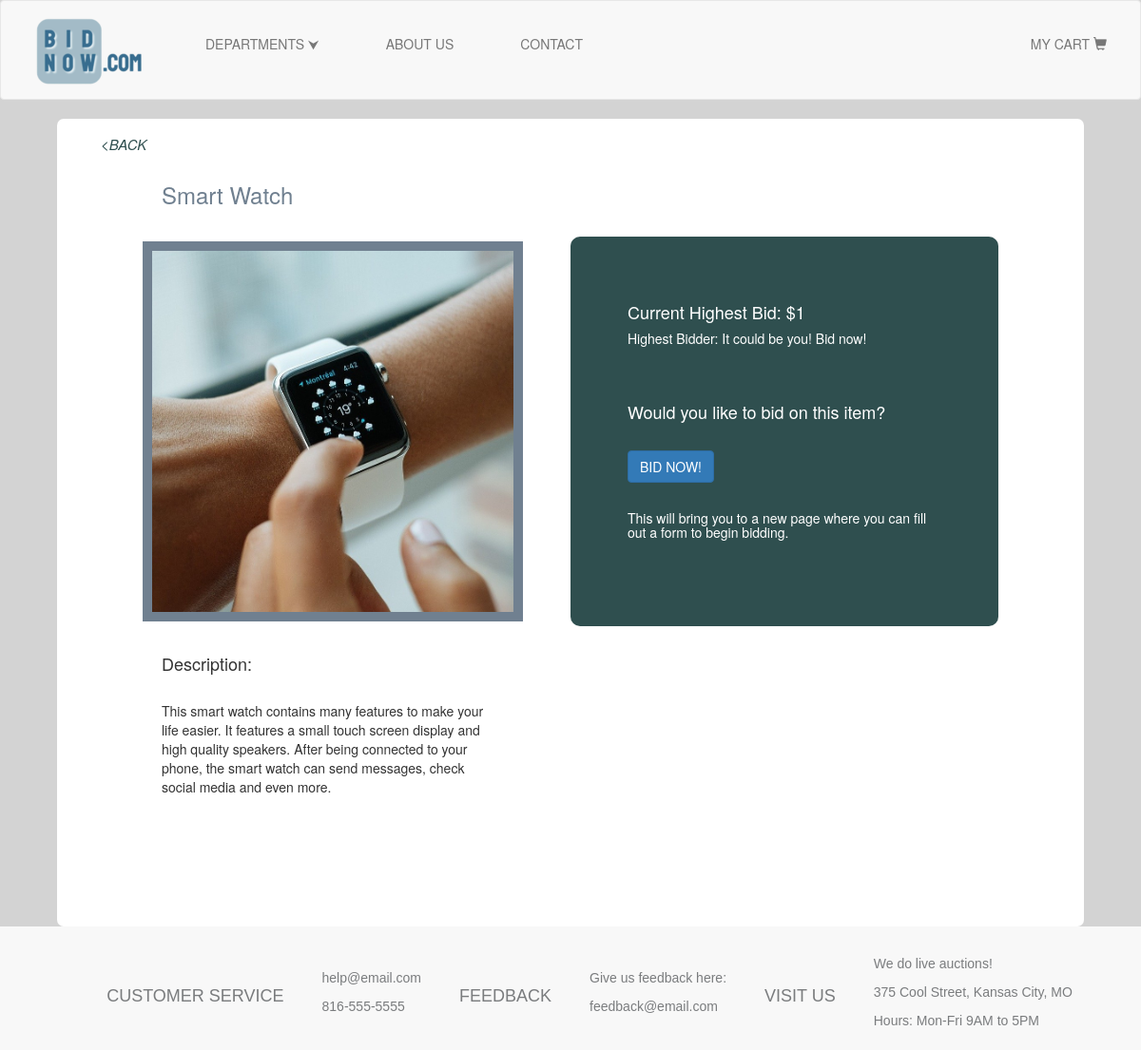
The app's page /smartwatch.php?id=1 with its own data.
### tables this page shows
CREATE TABLE Items
(
ItemID INT AUTO_INCREMENT,
ItemName VARCHAR(25) NOT NULL,
ItemDescr VARCHAR(500),
DeptCode VARCHAR(4) NOT NULL,
ItemStatus ENUM('ACTIVE', 'SOLD') DEFAULT 'ACTIVE' NOT NULL,

CONSTRAINT PK_ITEMID PRIMARY KEY(ItemID),
CONSTRAINT FK_DEPTCODE FOREIGN KEY(DeptCode) REFERENCES Departments(DeptCode)
);

### product_info.php (called while the page is built, shortened)
<?php
	require_once 'connection.php';
	$connection = mysqli_connect($db_hostname, $db_username, $db_password, $db_database);
	$id = $_GET['id'];
	$query = "SELECT ItemName, ItemDescr, ItemStatus FROM Items WHERE ItemID = $id";
	$result = mysqli_query($connection, $query);
	$row = mysqli_fetch_assoc($result);
	$item_name = $row['ItemName'];
	$description = $row['ItemDescr'];
	$query = "SELECT BidderF_Name, BidderL_Name, BidAmount FROM Bids WHERE
				BidAmount = (SELECT MAX(BidAmount) FROM Bids WHERE ItemID = $id)";
	$result = mysqli_query($connection, $query);
	$row = mysqli_fetch_assoc($result);
	$bidder_name = $row['BidderF_Name'] . " " . $row['BidderL_Name'];
	if($bidder_name == " ")
		$bidder_name = "It could be you! Bid now!";
	$price = $row['BidAmount'];
	if(empty(trim($price)))
		$price = 1.00;
?>

### smartwatch.php (the view, shortened to what this page needs)
<!DOCTYPE html>
<html lang="en" xmlns="http://www.w3.org/1999/xhtml">
<head>
	<?php include 'product_info.php'; ?>
    <link rel="stylesheet" href="https://maxcdn.bootstrapcdn.com/bootstrap/3.3.6/css/bootstrap.css">
    <link rel="stylesheet" type="text/css" href="ProjectStyleSheet.css" />
</head>
<body>
    <?php include 'Header.php';?>
    <div class="productDiv">
        <a href="Electronics.php?dept=ELEC"><p class="back"><symbol>&#60</symbol>BACK</p></a>
        <h3><?php echo $item_name; ?></h3>
        <table class="ptable">
            <tr>
                <td><img src="images/smartwatch.jpg" class="bigProduct" /></td>
                <td class="bid">
                    <h4>Current Highest Bid: $<?php echo $price; ?></h4>
                    <h5>Highest Bidder: <?php echo $bidder_name; ?></h5>
                    <br /><br />
                    <h4 id="text">Would you like to bid on this item?</h4>
                    <br />
                    <a class="btn btn-primary" href="BidForm.php?id=1" onclick="dateFunction()" id="button" target="blank">BID NOW!</a>
                    <br /><br />
                    <h5 id="time">This will bring you to a new page where you can fill out a form to begin bidding.</h5>
                </td>
            </tr>
        </table>
        <div style="width:45%">
            <h4 class="text">Description:</h4>
            <p class="text"><?php echo $description; ?></p>
        </div>
    </div>
        <?php include 'Footer.php';?>
</body>
</html>

### ProjectStyleSheet.css (style rules this page uses)
h3 { font-weight: 100; color: slategray; margin: 30px; margin-left: 70px; }
.text { margin: 30px; margin-left: 70px; }
.productDiv { background-color: white; width: 90%; height: 850px; padding: 10px 40px; margin: auto; border-radius: 7px; margin-top: 20px; }
.bigProduct { width: 400px; height: 400px; border: 10px solid slategray; }
.back { color: darkslategrey; font-size: 15px; font-style: italic; margin-left: 14px; margin: 6px; }
.ptable { width: 90%; height: 400px; margin-left: auto; margin-right: auto; margin-top: 10px; margin-bottom: auto; text-align: left; }
.bid { background-color: darkslategray; color: white; padding: 60px; border-radius: 10px; width: 50%; }

### records on screen
items: ItemName "Smart Watch", ItemDescr "This smart watch contains many features to make your life easier. It features a small touch screen display and high quality speakers. After being connected to your phone, the smart watch can send messages, check social media and even more."

### other values on screen
$price "1"
$bidder_name "It could be you! Bid now!"
